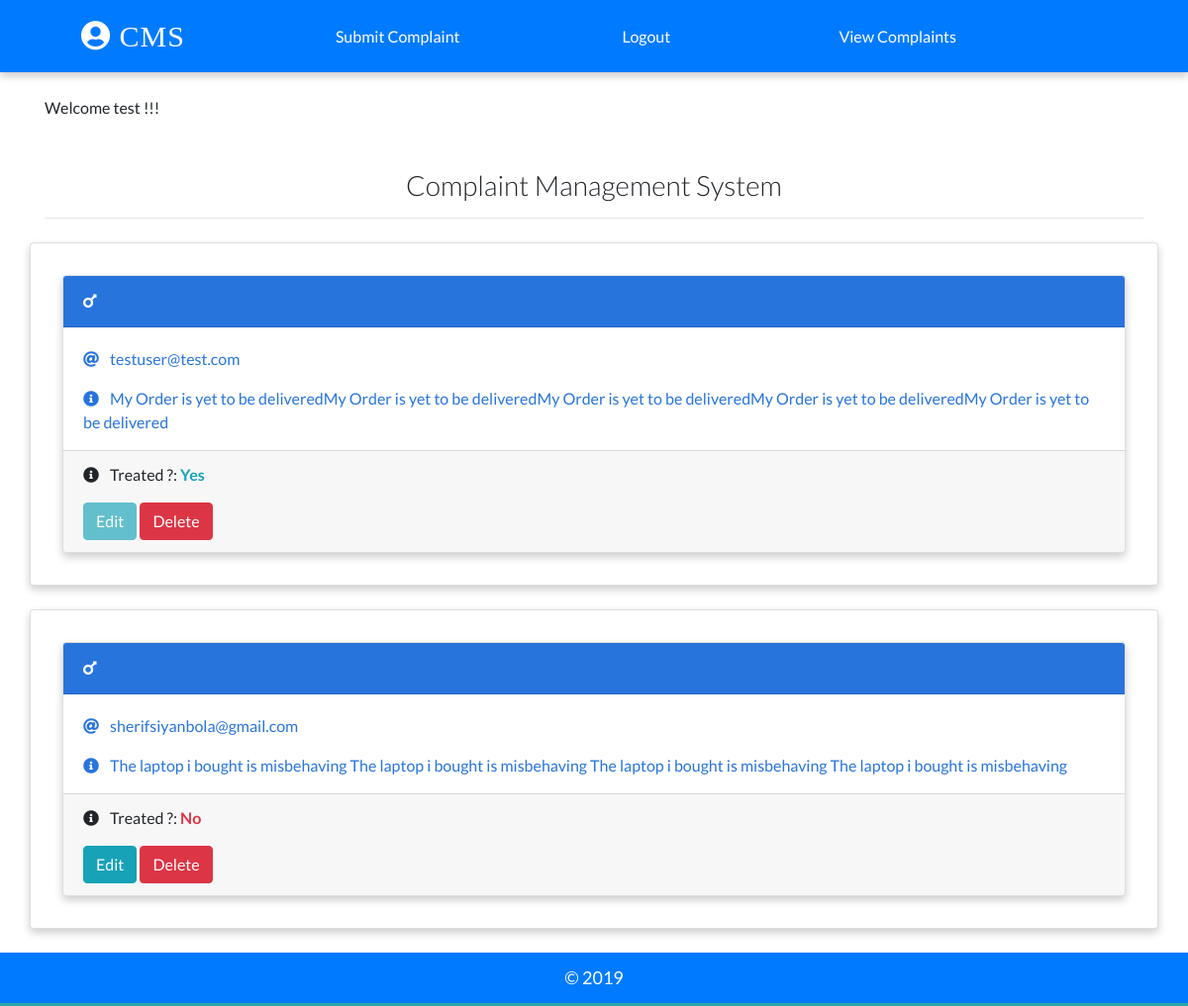
Screenshot of /dashboard/view/ (signed in) with the database file from the repository.
### complain/models.py (models this page shows, shortened)
class Complain(models.Model):
    customer = models.ForeignKey(User, on_delete=models.CASCADE, default=None)
    complaintitle = models.CharField(max_length=100)
    name = models.CharField(max_length=100)
    email = models.EmailField(max_length=100)
    pn = models.CharField(max_length=100)
    gender = models.CharField(max_length=100, choices=(
        ('m', 'Male'),
        ('f', 'Female')
    ))
    complain = models.TextField()
    treated = models.CharField(max_length=50, choices=(
        ('Yes', 'Yes'),
        ('No', 'No')
    ), null=True, default='No')
    date_added = models.DateTimeField(default=datetime.now)
    class Meta:
        ordering = ['-id']

### complain/views.py (the view)
# urls.py: path('dashboard/view/', views.complainListView.as_view(), name="complains"),
class complainListView(ListView):
    model = Complain
    template_name = "cview.html"
    context_object_name = "complains"
    def get_queryset(self):
        complains = super().get_queryset()
        return complains.filter(customer=self.request.user)
    def get_context_data(self, **kwargs):
        context = super().get_context_data(**kwargs)
        context["treated"] = 'No'
        return context

### templates/cview.html (shortened to what this page needs)
{% extends 'base.html' %}
{% load static %}
{% block content %}
{% for complain in complains  %}
    {% if complain %}
    <div class = "container card p-4 mt-4">
    <div class="card my-2 mx-2 boy-card">
      <div class="card-header">
        <a href="{% url 'detail' complain.id %}" class="text-white header-link"
          ><i class="fas fa-mars mr-2"></i> {{complain.title}} </a>
      </div>
      <div class="card-body pb-0">
        <p>
          <i class="fas fa-at mr-2"></i>
          <a href="mailto:{{complain.email}}">{{complain.email}}</a>
        </p>
        <p><i class="fas fa-info-circle mr-2"></i> {{complain.complain}}</p>
      </div>
      <div class = "card-footer">
        <p><i class="fas fa-info-circle mr-2"></i> Treated ?: {% if complain.treated == 'No' %}<b class = "text-danger">{{complain.treated}}</b>{% else %}<b class = "text-info">{{complain.treated}}</b>{% endif %} </button> </p>
        {% if complain.treated == 'Yes' %}
        <a href = "{% url 'viewcomp' complain.id %}" class = "btn btn-info disabled"  /> Edit </a>
        {% else %}
        <a href = "{% url 'viewcomp' complain.id %}" class = "btn btn-info" /> Edit </a>
        {% endif %}
        <a href = "{% url 'delete' complain.id %}" class = "btn btn-danger" /> Delete </a>
      </div>
    </div>
    </div>
    {% else %}
    <h3>
      You do not have any complains availabale
    </h3>
    {% endif %}
{% endfor %}
{% endblock content %}

### templates/base.html (shortened to what this page needs)
{% load static %}
{% load crispy_forms_tags %}
<!DOCTYPE html>
<html lang="en">
  <head>
    <link
      rel="stylesheet"
      href="https://stackpath.bootstrapcdn.com/bootstrap/4.2.1/css/bootstrap.min.css"
    />
    <link rel="stylesheet" href="{% static './css/main.css'%}" />
    <link
      rel="stylesheet"
      href="https://use.fontawesome.com/releases/v5.6.3/css/all.css"
    />
  </head>
  <body>
    <nav class = "bg-primary">
      <a class="logo" href="/">
        <i class="fas fa-user-circle"></i>&nbsp;CMS
      </a>
      {% if request.user.is_authenticated %}
       <a href ="{% url 'dashboard' %}" class = "mr-4 text-white">
      Submit Complaint
      </a>
      <a href ="{% url 'logout' %}" class = "mr-4 text-white">
      Logout
      </a>
      <a href ="{% url 'complains' %}" class = "mr-4 text-white">
      &nbsp; View Complaints
      </a>
      {% else %}
     <p class="feature-link m-0 p-0">
      <a href ="{% url 'login' %}" class = "mr-4 text-white">
      Login
      </a>
      </a>
      {% endif %}
    </nav>
    <br />
    <div class="container">
     {% if user.is_authenticated %}
        <p>Welcome {{ user.username }} !!!</p>
    {% endif %}
    <h3 class="heading font-weight-light text-center text-default"> <br> Complaint Management System</h3>
    <hr />
    </div>
    {% block content %}
    {% endblock content %}
    <footer class="mt-4 p-2 bg-primary">
      <p class="text-center p-1 m-0">&copy; 2019</p>
    </footer>
  </body>
</html>

### static/css/main.css (style rules this page uses)
:root { --back: #29a7a6; --girl: #e64298; --boy: #2874dd; }
body { font-family: Lato, sans-serif; }
nav { font-weight: light; display: flex; justify-content: space-around; background-color: var(--back); align-items: center; padding-top: 12px; padding-bottom: 12px; box-shadow: 0 4px 8px 0 rgba(0, 0, 0, 0.2); }
.logo { font-size: 30px; letter-spacing: 1px; color: white; padding: 2px 12px; border-radius: 8px; font-family: cursive; }
.card { box-shadow: 0 4px 8px 0 rgba(0, 0, 0, 0.2); transition: 0.3s; min-width: 250px; box-sizing: border-box; }
.card-header { font-size: 18px; letter-spacing: 0.5px; text-transform: uppercase; }
.boy-card .card-header { background-color: var(--boy); }
.boy-card .card-body, .boy-card .card-body p a { color: var(--boy); }
.card-body p { cursor: pointer; }
footer { background-color: var(--back); color: white; font-size: 18px; border-bottom: 3px solid var(--back); }

### rows the page displays
Complain: email "testuser@test.com", complain "My Order is yet to be deliveredMy Order is yet to be deliveredMy Order is yet to be deliveredMy Order is yet to be deliveredMy Order is yet to be delivered", treated "Yes", shows "Edit"
Complain: email "sherifsiyanbola@gmail.com", complain "The laptop i bought is misbehaving The laptop i bought is misbehaving The laptop i bought is misbehaving The laptop i bought is misbehaving", treated "No", shows "Edit"

### other values shown
{{ user.username }} "test"
